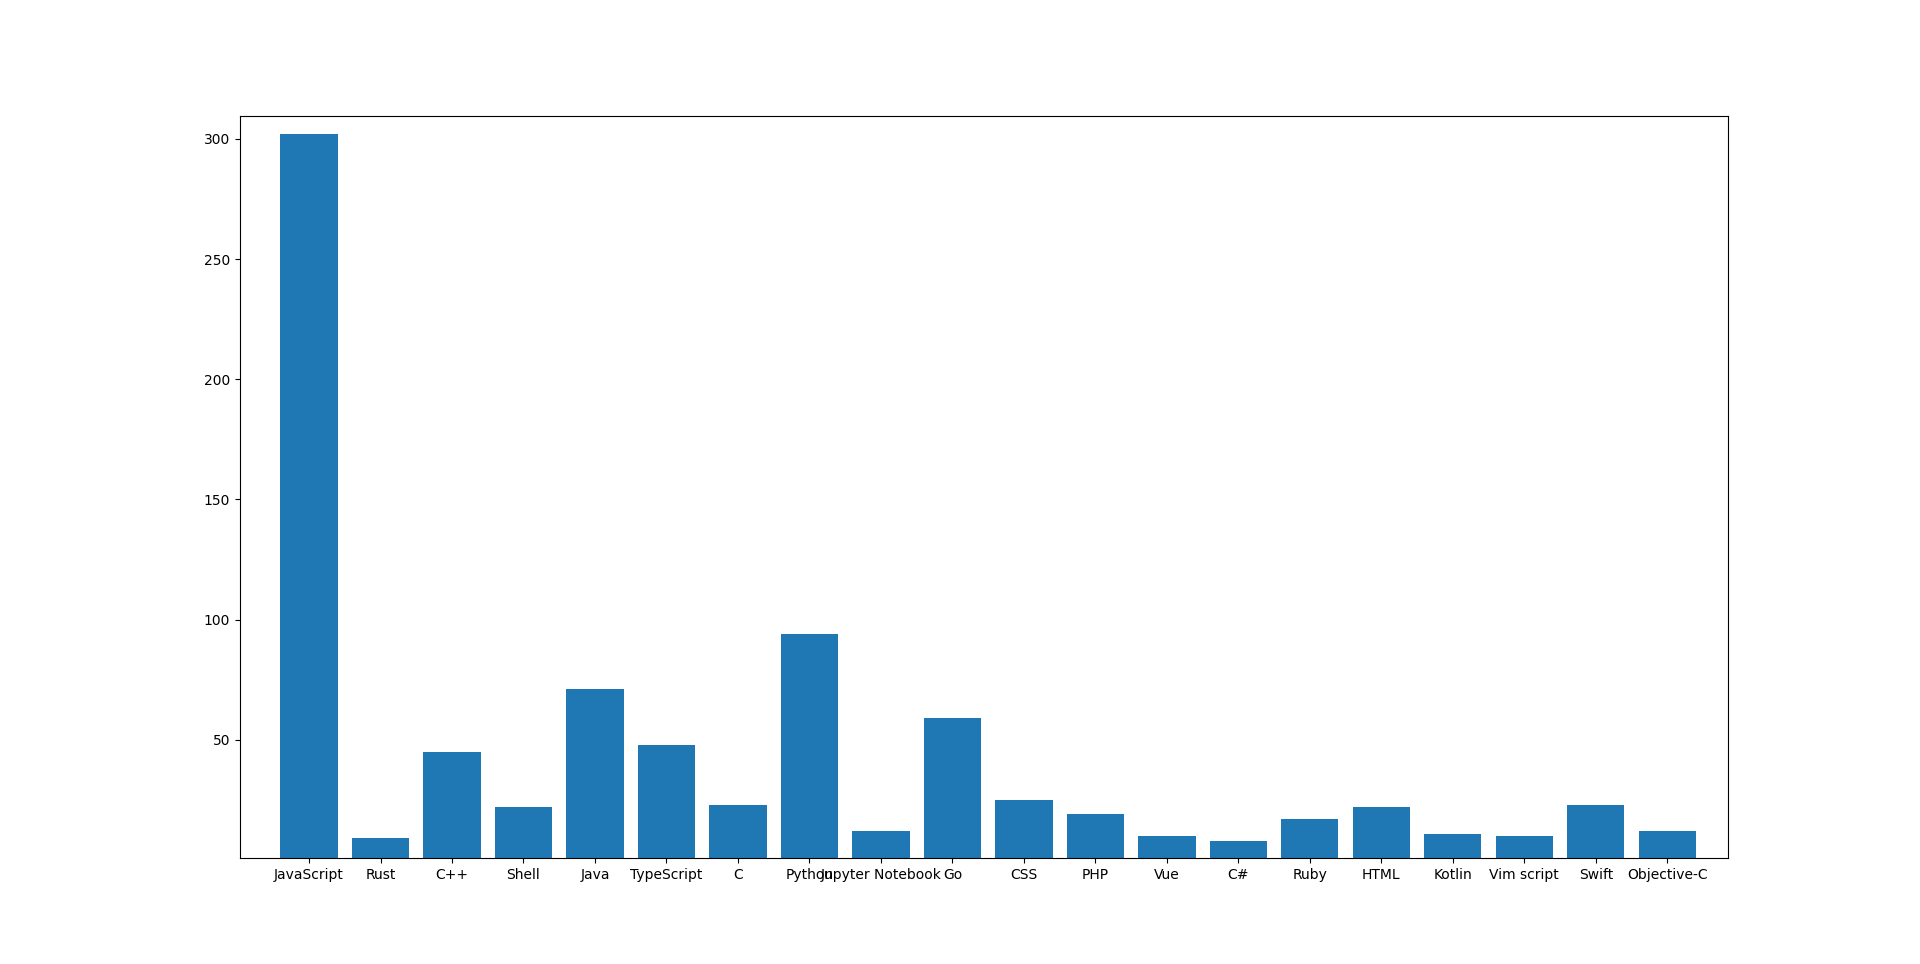

Recreate this plot in Python.
import json
import matplotlib.pyplot as plt


with open('output.json', 'r') as file:
  data = json.load(file)

languages = {}

for node in data:
  primaryLanguage = node.get('primaryLanguage')
  if primaryLanguage is not None:
    languages[primaryLanguage.get('name')] = languages.get(primaryLanguage.get('name'), 0) + 1

languages = { language: languages.pop(language, None) for language in list(languages) if languages[language] > 5}

plt.bar(range(len(languages)), list(languages.values()), align='center')
plt.xticks(range(len(languages)), list(languages.keys()))

plt.show()

print(languages) 
